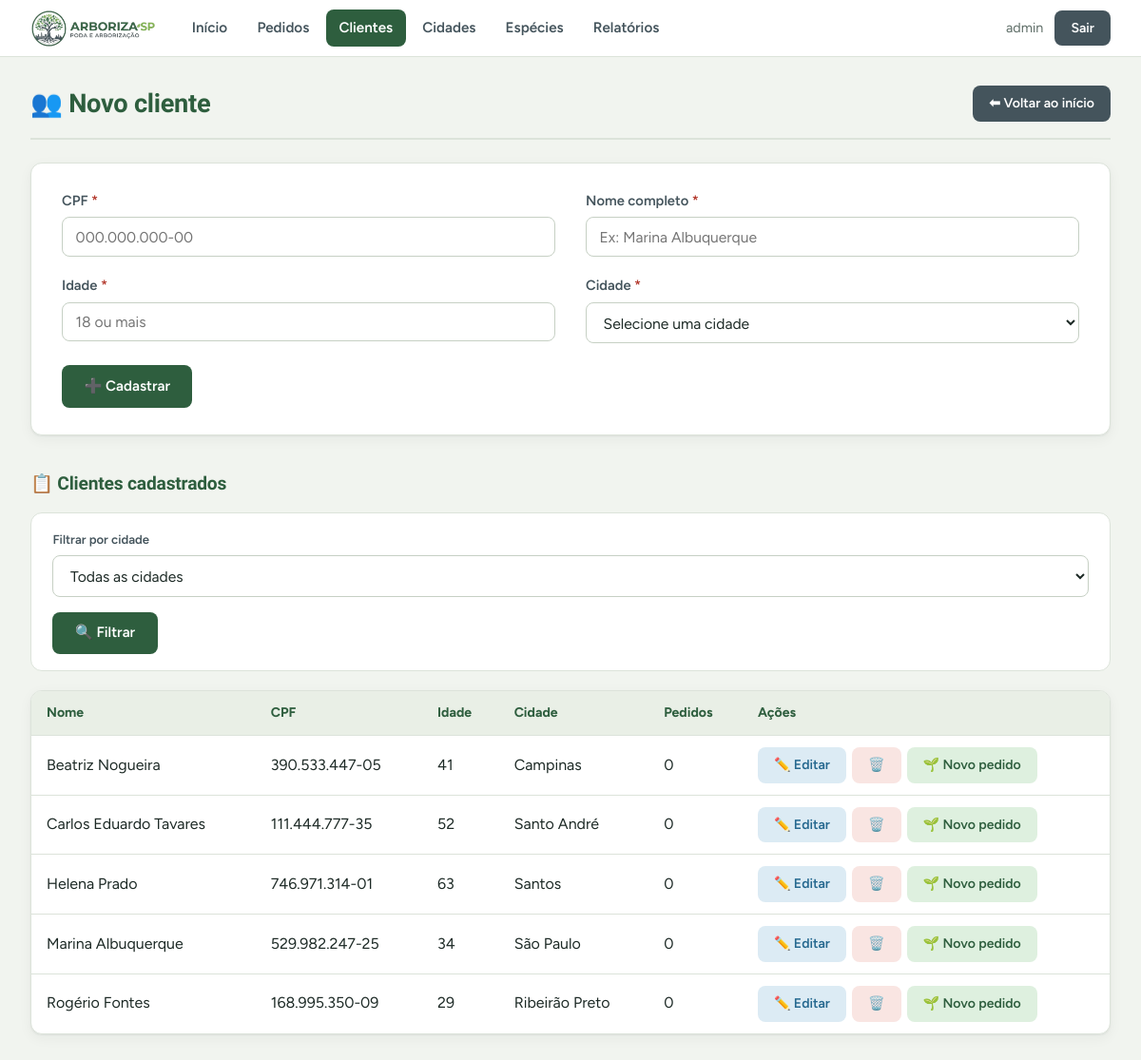
/cadastro_cliente.php (signed in), run on the app's committed database.
### tables this page shows
CREATE TABLE clientes (
    cpf CHAR(14) PRIMARY KEY,  
    nome VARCHAR(120) NOT NULL,
    idade INT NOT NULL CHECK (idade >= 18),
    id_cidade INT NOT NULL,
    FOREIGN KEY (id_cidade) REFERENCES regioes(id_cidade) ON DELETE RESTRICT
);

CREATE TABLE regioes (
    id_cidade INT AUTO_INCREMENT PRIMARY KEY,
    nome_cidade VARCHAR(100) NOT NULL UNIQUE,
    regiao_metropolitana VARCHAR(80) NOT NULL
);

### cadastro_cliente.php (the view, shortened to what this page needs)
<?php
include('conexao.php');
include('funcoes.php');
$filtro_cidade = isset($_GET['cidade_id']) ? intval($_GET['cidade_id']) : 0;
$cliente = ['cpf' => '', 'nome' => '', 'idade' => '', 'id_cidade' => $filtro_cidade ?: ''];
$editando = false;
$sql = "SELECT c.*, r.nome_cidade,
            (SELECT COUNT(*) FROM pedidos p WHERE p.cpf_cliente = c.cpf) AS qtd_pedidos
        FROM clientes c
        JOIN regioes r ON r.id_cidade = c.id_cidade"
    . ($filtro_cidade ? " WHERE c.id_cidade = ?" : "")
    . " ORDER BY c.nome";
$stmt = $conn->prepare($sql);
$stmt->execute();
$clientes = $stmt->get_result();
$pagina_ativa  = 'clientes';
include('cabecalho.php');
?>
<div class="page-header-bar">
    <h2><?php echo $editando ? '✏️ Editar cliente' : '👥 Novo cliente'; ?></h2>
    <div class="header-actions">
        <?php if ($filtro_cidade): ?>
            <a href="cadastro_cidade.php" class="btn-back">⬅ Voltar para Cidades</a>
        <?php else: ?>
            <a href="index.php" class="btn-back">⬅ Voltar ao início</a>
        <?php endif; ?>
    </div>
</div>
<form method="post" action="">
    <div class="form-grid">
        <div class="form-group">
            <label for="cpf">CPF <span class="req">*</span></label>
            <input type="text" id="cpf" name="cpf" inputmode="numeric" maxlength="14"
                pattern="\d{3}\.\d{3}\.\d{3}-\d{2}" title="Formato: 000.000.000-00"
                value="<?php echo h($cliente['cpf']); ?>"
                <?php echo $editando ? 'readonly' : 'required'; ?>
                placeholder="000.000.000-00">
        </div>
        <div class="form-group">
            <label for="nome">Nome completo <span class="req">*</span></label>
            <input type="text" id="nome" name="nome" maxlength="120"
                value="<?php echo h($cliente['nome']); ?>"
                required placeholder="Ex: Marina Albuquerque">
        </div>
        <div class="form-group">
            <label for="idade">Idade <span class="req">*</span></label>
            <input type="number" id="idade" name="idade" min="18" max="120"
                value="<?php echo h($cliente['idade']); ?>"
                required placeholder="18 ou mais">
        </div>
        <div class="form-group">
            <label for="id_cidade">Cidade <span class="req">*</span></label>
            <select id="id_cidade" name="id_cidade" required>
                <option value="">Selecione uma cidade</option>
            </select>
        </div>
        <div class="form-actions">
            <button type="submit" class="btn-primary">
                <?php echo $editando ? '💾 Atualizar' : '➕ Cadastrar'; ?>
            </button>
        </div>
    </div>
</form>
<h3>📋 Clientes cadastrados</h3>
<div class="filters">
    <form method="get" class="filter-form">
        <div class="filter-group">
            <div class="filter-item">
                <label for="cidade_id">Filtrar por cidade</label>
                <select name="cidade_id" id="cidade_id">
                    <option value="">Todas as cidades</option>
                </select>
            </div>
        </div>
        <div class="filter-actions">
            <button type="submit" class="btn-primary">🔍 Filtrar</button>
        </div>
    </form>
</div>
<div class="table-container">
    <table>
        <thead>
            <tr>
                <th>Nome</th>
                <th>CPF</th>
                <th>Idade</th>
                <th>Cidade</th>
                <th>Pedidos</th>
                <th class="col-acoes">Ações</th>
            </tr>
        </thead>
        <tbody>
            <?php if ($clientes->num_rows > 0): ?>
                <?php while ($row = $clientes->fetch_assoc()): ?>
                    <tr>
                        <td><?php echo h($row['nome']); ?></td>
                        <td><?php echo h($row['cpf']); ?></td>
                        <td><?php echo (int)$row['idade']; ?></td>
                        <td><?php echo h($row['nome_cidade']); ?></td>
                        <td><?php echo (int)$row['qtd_pedidos']; ?></td>
                        <td>
                            <div class="action-buttons">
                                <a href="?edit_cpf=<?php echo urlencode($row['cpf']) . ($filtro_cidade ? '&cidade_id=' . $filtro_cidade : ''); ?>"
                                    class="btn-edit">✏️ Editar</a>
                                <?php echo botao_post(
                                    'excluir',
                                    ['cpf' => $row['cpf']],
                                    '🗑️',
                                    'btn-delete',
                                    'Excluir ' . $row['nome'] . '?',
                                    'Excluir ' . $row['nome']
                                ); ?>
                                <a href="cadastro_pedido.php?cpf=<?php echo urlencode($row['cpf']); ?>"
                                    class="btn-music">🌱 Novo pedido</a>
                            </div>
                        </td>
                    </tr>
                <?php endwhile; ?>
            <?php endif; ?>
        </tbody>
    </table>
</div>
<?php include('rodape.php'); ?>

### cabecalho.php (shortened to what this page needs)
<?php
$pagina_ativa  = $pagina_ativa  ?? '';
$menu = [
    'inicio'     => ['index.php',            'Início'],
    'pedidos'    => ['listagem_pedidos.php', 'Pedidos'],
    'clientes'   => ['cadastro_cliente.php', 'Clientes'],
    'cidades'    => ['cadastro_cidade.php',  'Cidades'],
    'especies'   => ['cadastro_especie.php', 'Espécies'],
    'relatorios' => ['relatorios.php',       'Relatórios'],
];
?>
<!DOCTYPE html>
<html lang="pt-br">
<head>
    <link rel="stylesheet" href="styles.css">
</head>
<body>
    <header class="topbar">
        <div class="topbar-inner">
            <a href="index.php" class="brand">
                <img src="assets/logo-grande.png" alt="Arboriza SP — Poda e Arborização">
            </a>
            <nav class="mainnav" aria-label="Seções do painel">
                <?php foreach ($menu as $chave => [$link, $rotulo]): ?>
                    <a href="<?php echo $link; ?>" <?php echo $pagina_ativa === $chave ? 'aria-current="page"' : ''; ?>>
                        <?php echo $rotulo; ?>
                    </a>
                <?php endforeach; ?>
            </nav>
            <div class="topbar-user">
                <span class="user-name"><?php echo h($_SESSION['usuario']); ?></span>
                <a href="logout.php" class="btn-back">Sair</a>
            </div>
        </div>
    </header>
    <main class="container">

### funcoes.php (shortened to what this page needs)
<?php
function h($valor): string
{
    return htmlspecialchars((string)$valor, ENT_QUOTES, 'UTF-8');
}
function csrf_token(): string
{
    return $_SESSION['csrf'];
}
function csrf_campo(): string
{
    return '<input type="hidden" name="csrf" value="' . csrf_token() . '">';
}
function botao_post(string $acao, array $campos, string $rotulo, string $classe, ?string $confirma = null, string $titulo = ''): string
{
    $onsubmit = $confirma
        ? ' onsubmit="return confirm(' . h(json_encode($confirma, JSON_UNESCAPED_UNICODE)) . ')"'
        : '';
    $html  = '<form method="post" action="" class="inline-form"' . $onsubmit . '>';
    $html .= csrf_campo();
    $html .= '<input type="hidden" name="acao" value="' . h($acao) . '">';
    foreach ($campos as $nome => $valor) {
        $html .= '<input type="hidden" name="' . h($nome) . '" value="' . h($valor) . '">';
    }
    $html .= '<button type="submit" class="' . h($classe) . '"'
        . ($titulo ? ' title="' . h($titulo) . '" aria-label="' . h($titulo) . '"' : '')
        . '>' . $rotulo . '</button></form>';
    return $html;
}

### rodape.php
    </main>
</body>
</html>

### data on the page
clientes: nome "Beatriz Nogueira", cpf "390.533.447-05", idade "41", id_cidade.nome_cidade "Campinas", qtd_pedidos "0"
clientes: nome "Carlos Eduardo Tavares", cpf "111.444.777-35", idade "52", id_cidade.nome_cidade "Santo André", qtd_pedidos "0"
clientes: nome "Helena Prado", cpf "746.971.314-01", idade "63", id_cidade.nome_cidade "Santos", qtd_pedidos "0"
clientes: nome "Marina Albuquerque", cpf "529.982.247-25", idade "34", id_cidade.nome_cidade "São Paulo", qtd_pedidos "0"
clientes: nome "Rogério Fontes", cpf "168.995.350-09", idade "29", id_cidade.nome_cidade "Ribeirão Preto", qtd_pedidos "0"

### other printed values
$rotulo "Início"
$rotulo "Pedidos"
$rotulo "Clientes"
$rotulo "Cidades"
$rotulo "Espécies"
$rotulo "Relatórios"
$_SESSION['usuario'] "admin"
